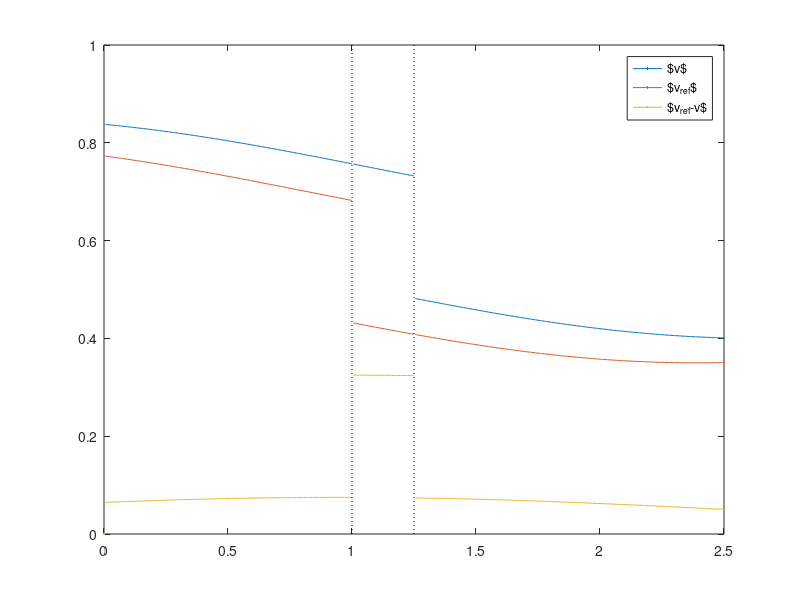

This figure's MATLAB source:
N = 500;
dN = 50;
T = 2.5;
dt = T/N;
Lines = lines(8);
Lines(8,:) = [1,1,1];

t = (dt:dt:T+dN*dt+dt)';

v_ = 0.75;
v_ = v_ + 0.1*cos(t+0.5)
v_ = v_-0.25*[zeros(N/2,1);ones(N/2+dN+1,1)]


i_I{1} = N/2-dN;
i_I{2} = N/2;

v{1} = v_;
v{2} = circshift(v_,-dN)-0.05;
v{3} = v{1}-v{2};
figure(1); clf; hold on

for i = 1:3
  
plot(0,0, 'color',Lines(i,:))
end

for i = 1:3
  
plot(t(1:i_I{1}),v{i}(1:i_I{1}), 'color',Lines(i,:))
plot(t(i_I{1}+1:i_I{2}),v{i}(i_I{1}+1:i_I{2}), 'color',Lines(i,:))
plot(t(i_I{2}+1:end),v{i}(i_I{2}+1:end), 'color',Lines(i,:))
end

for i = 1:2
plot(t(i_I{i})*[1,1],[0,1],':k')
end

legend({'$v$','$v_{ref}$','$v_{ref}-v$'})
ylim([0,1])
xlim([0,T])


w = 700;
figure(1);
box on;
f{1}.Position =[10 10 w 440] ;

%% extend references
